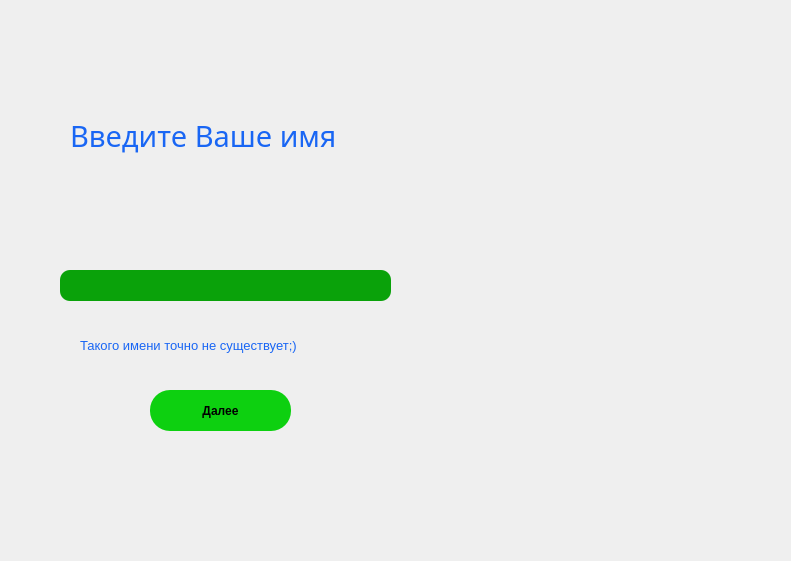
   <widget class="QWidget" name="name_window" native="true">
    <property name="geometry">
     <rect>
      <x>0</x>
      <y>100000</y>
      <width>791</width>
      <height>561</height>
     </rect>
    </property>
    <widget class="QLabel" name="name_label">
     <property name="geometry">
      <rect>
       <x>70</x>
       <y>110</y>
       <width>331</width>
       <height>51</height>
      </rect>
     </property>
     <property name="font">
      <font>
       <family>Malgun Gothic</family>
       <pointsize>22</pointsize>
       <weight>50</weight>
       <bold>false</bold>
      </font>
     </property>
     <property name="styleSheet">
      <string notr="true">QLabel {
	color: rgb(25, 102, 244);
}</string>
     </property>
     <property name="text">
      <string>Введите Ваше имя</string>
     </property>
    </widget>
    <widget class="QLineEdit" name="enter_name_LE">
     <property name="geometry">
      <rect>
       <x>60</x>
       <y>270</y>
       <width>331</width>
       <height>31</height>
      </rect>
     </property>
     <property name="font">
      <font>
       <pointsize>10</pointsize>
      </font>
     </property>
     <property name="styleSheet">
      <string notr="true">QLineEdit {
	background-color: rgb(10, 162, 10);
	border-radius: 10;
}</string>
     </property>
    </widget>
    <widget class="QPushButton" name="enter_name_bt">
     <property name="geometry">
      <rect>
       <x>150</x>
       <y>390</y>
       <width>141</width>
       <height>41</height>
      </rect>
     </property>
     <property name="font">
      <font>
       <weight>75</weight>
       <bold>true</bold>
      </font>
     </property>
     <property name="styleSheet">
      <string notr="true">QPushButton {
	background-color: rgb(13, 208, 16);
	color: black;
	border-radius: 20;
}

QPushButton:pressed {
	background-color: rgb(12, 184, 12);
}</string>
     </property>
     <property name="text">
      <string>Далее</string>
     </property>
    </widget>
    <widget class="QLabel" name="no_name">
     <property name="geometry">
      <rect>
       <x>80</x>
       <y>335</y>
       <width>301</width>
       <height>21</height>
      </rect>
     </property>
     <property name="font">
      <font>
       <pointsize>10</pointsize>
      </font>
     </property>
     <property name="styleSheet">
      <string notr="true">QLabel {
	color: rgb(25, 102, 244);
}</string>
     </property>
     <property name="text">
      <string>Такого имени точно не существует;)</string>
     </property>
    </widget>
   </widget>
